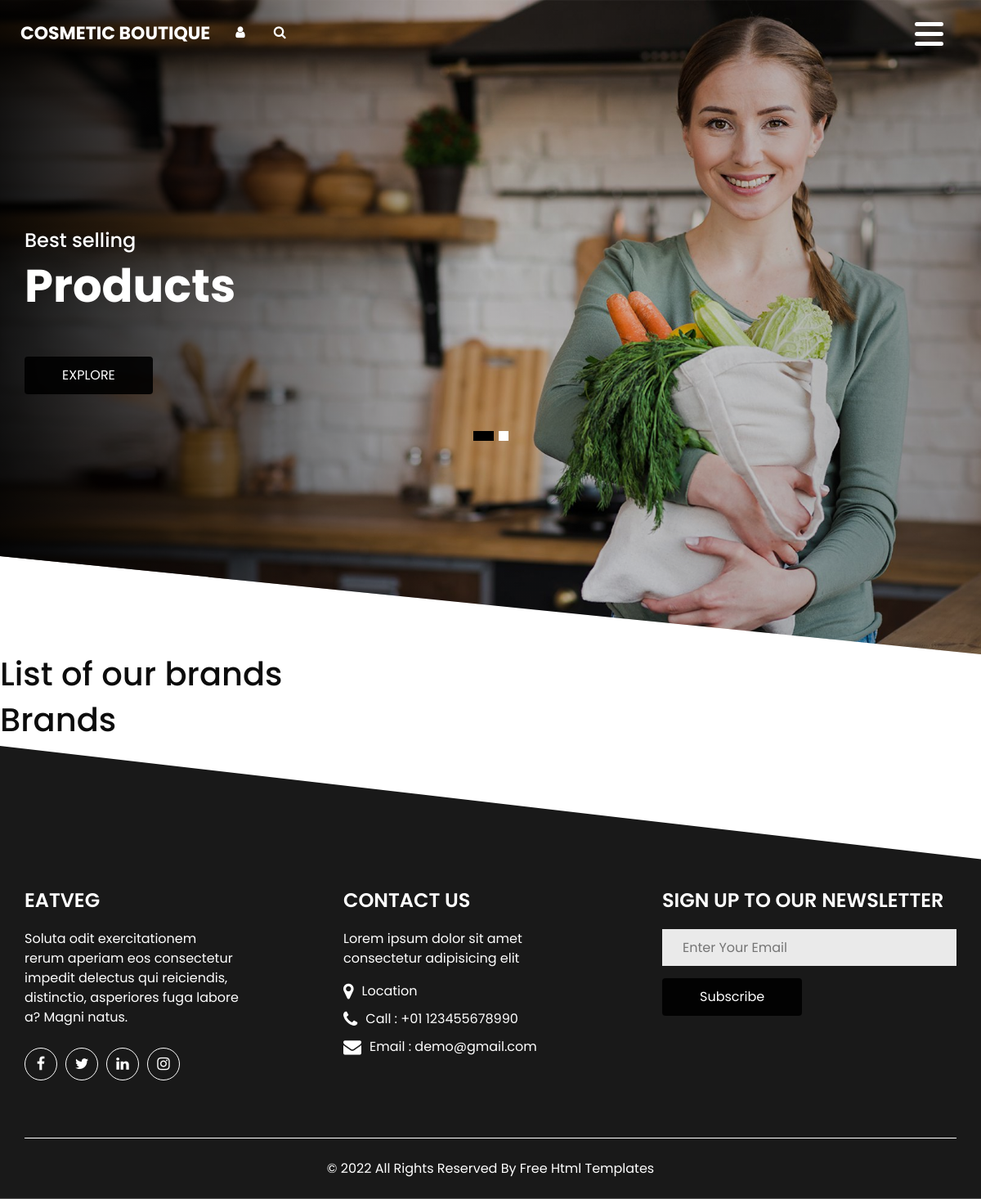
The app's page /brands/, older data.
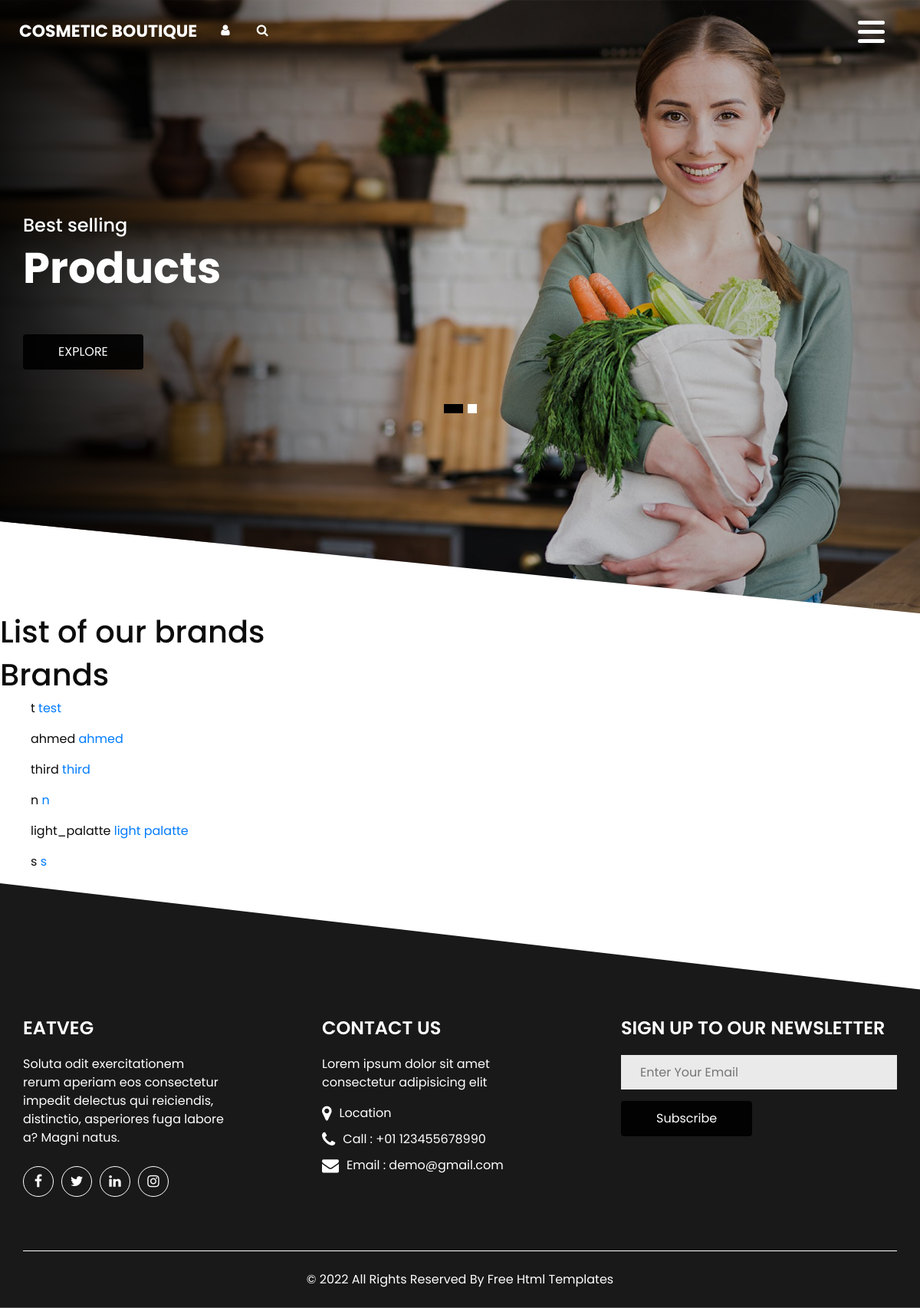
The same page, newer data.
### makeup/models.py (models this page shows, shortened)
class Brand(models.Model):
    name = models.CharField(max_length=100)
    origin = models.CharField(max_length=100)
    slug = models.SlugField(null=True, unique=True)
    def get_absolute_url(self):
        return reverse('brand_details', kwargs={'slug': self.slug})

### makeup/views.py (the view)
# urls.py: path("brands/", BrandListView.as_view(), name="brands"),
class BrandListView(ListView):
    model = Brand
    template_name = 'makeup/brands.html'

### makeup/templates/makeup/brands.html
{% extends "makeup/base.html" %}
{% block content %}
<h1> List of our brands </h1>
<h1>Brands</h1>
{% for brand in object_list %}
<ul>
    {{brand.slug}}
    <a href="{{ brand.get_absolute_url }}">{{brand.name}}</a>
</ul>
{% endfor %}
{% endblock %}

### makeup/templates/makeup/base.html (shortened to what this page needs)
<!DOCTYPE html>
<html>
<head>
    {% load static %}
    <link href="{% static 'css/bootstrap.css' %}" rel="stylesheet" type="text/css"/>
    <link href="{% static 'css/font-awesome.min.css' %}" rel="stylesheet"/>
    <link href="{% static 'css/style.css' %}" rel="stylesheet"/>
    <link href="{% static 'css/responsive.css' %}" rel="stylesheet"/>
</head>
<body>
<div class="hero_area">
    <div class="hero_bg_box">
        <img alt="" src="{% static 'images/hero-bg.jpg' %}">
    </div>
    <header class="header_section">
        <div class="container-fluid">
            <nav class="navbar navbar-expand-lg custom_nav-container">
                <a class="navbar-brand" href="{% static 'index.html' %}">
            <span>
              Cosmetic Boutique
            </span>
                </a>
                <div class="" id="">
                    <div class="container">
                        <div class=" mr-auto flex-column flex-lg-row align-items-center">
                            <ul class="navbar-nav justify-content-between ">
                                <div class="User_option">
                                    <li class="">
                                        <a class="" href="">
                                            <i aria-hidden="true" class="fa fa-user"></i>
                                        </a>
                                    </li>
                                    <form class="form-inline ">
                                        <button class="btn   nav_search-btn" type="submit">
                                            <i aria-hidden="true" class="fa fa-search"></i>
                                        </button>
                                    </form>
                                </div>
                            </ul>
                        </div>
                    </div>
                    <div class="custom_menu-btn">
                        <button onclick="openNav()">
                            <span class="s-1"> </span>
                            <span class="s-2"> </span>
                            <span class="s-3"> </span>
                        </button>
                    </div>
                </div>
            </nav>
        </div>
    </header>
    <section class="slider_section ">
        <div class="carousel slide" data-ride="carousel" id="customCarousel1">
            <div class="carousel-inner">
                <div class="carousel-item active">
                    <div class="container">
                        <div class="row">
                            <div class="col-md-6">
                                <div class="detail-box">
                                    <h4>
                                        Best selling
                                    </h4>
                                    <h1>
                                        Products
                                    </h1>
                                    <a class="" href="">
                                        Explore
                                    </a>
                                </div>
                            </div>
                        </div>
                    </div>
                </div>
            </div>
            <ol class="carousel-indicators">
                <li class="active" data-slide-to="0" data-target="#customCarousel1"></li>
                <li data-slide-to="1" data-target="#customCarousel1"></li>
            </ol>
        </div>
    </section>
</div>
{% block content %}
{% endblock %}
<section class="container-fluid footer_section">
    <div class="container">
        <div class="row ">
            <div class="col-sm-6 col-md-4 col-lg-3 footer-col">
                <div class="footer_detail">
                    <a href="{% static 'index.html' %}">
                        <h4>
                            Eatveg
                        </h4>
                    </a>
                    <p>
                        Soluta odit exercitationem rerum aperiam eos consectetur impedit delectus qui reiciendis,
                        distinctio, asperiores fuga labore a? Magni natus.
                    </p>
                    <div class="social_box">
                        <a href="">
                            <i aria-hidden="true" class="fa fa-facebook"></i>
                        </a>
                        <a href="">
                            <i aria-hidden="true" class="fa fa-twitter"></i>
                        </a>
                        <a href="">
                            <i aria-hidden="true" class="fa fa-linkedin"></i>
                        </a>
                        <a href="">
                            <i aria-hidden="true" class="fa fa-instagram"></i>
                        </a>
                    </div>
                </div>
            </div>
            <div class="col-sm-6 col-md-4 col-lg-3 mx-auto footer-col">
                <h4>
                    Contact us
                </h4>
                <p>
                    Lorem ipsum dolor sit amet consectetur adipisicing elit
                </p>
                <div class="contact_nav">
                    <a href="">
                        <i aria-hidden="true" class="fa fa-map-marker"></i>
                        <span>
                Location
              </span>
                    </a>
                    <a href="">
                        <i aria-hidden="true" class="fa fa-phone"></i>
                        <span>
                Call : +01 123455678990
              </span>
                    </a>
                    <a href="">
                        <i aria-hidden="true" class="fa fa-envelope"></i>
                        <span>
                Email : demo@gmail.com
              </span>
                    </a>
                </div>
            </div>
            <div class="col-md-4 footer-col">
                <div class="footer_form">
                    <h4>
                        SIGN UP TO OUR NEWSLETTER
                    </h4>
                    <form action="">
                        <input placeholder="Enter Your Email" type="text"/>
                        <button type="submit">
                            Subscribe
                        </button>
                    </form>
                </div>
            </div>
        </div>
        <div class="footer-info">
            <p>
                &copy; <span id="displayYear"></span> All Rights Reserved By
                <a href="https://html.design/">Free Html Templates</a>
            </p>
        </div>
    </div>
</section>
</body>
</html>

### static/css/responsive.css (style rules this page uses)
@media (min-width: 1200px) { .container { max-width: 1170px; } }

Row changes from the older to the newer data that the page shows:
added Brand: slug "t", name "test"
added Brand: slug "ahmed", name "ahmed"
added Brand: slug "third", name "third"
added Brand: slug "n", name "n"
added Brand: slug "light_palatte", name "light palatte"
added Brand: slug "s", name "s"
